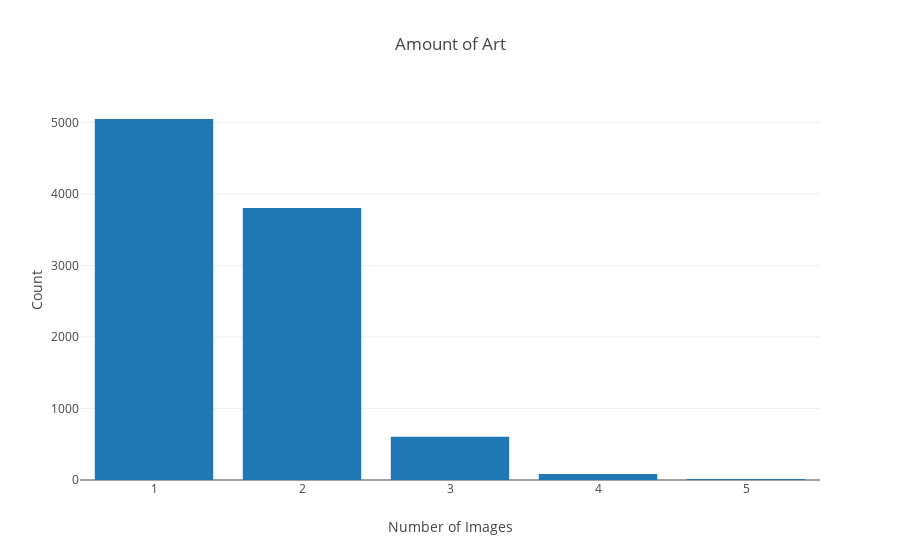

Notebook cell for this chart:
### Code cell
plot_data = [dict(
                type='bar',
                x=art_work_counts['num_imgs'],
                y=art_work_counts['count'])]

layout = dict(
              title = 'Amount of Art',
              xaxis = dict(title='Number of Images'),
              yaxis = dict(title='Count')
             )

# clean version, no labels
#layout = dict(
#            xaxis = dict(visible = False),
#            yaxis = dict(visible = False)
#             )

fig = dict( data=plot_data, layout=layout )
plotly.offline.iplot( fig, filename='AmountOfArt.html' )

### Figure 1 — Plotly figure (JSON) as saved in the notebook; plotly's stock layout.template omitted (floating-point values rounded to 4 significant figures)
{"data": [{"type": "bar", "x": [1, 2, 3, 4, 5], "y": [5047, 3801, 605, 84, 14]}], "layout": {"title": "Amount of Art", "xaxis": {"title": "Number of Images"}, "yaxis": {"title": "Count"}}}
